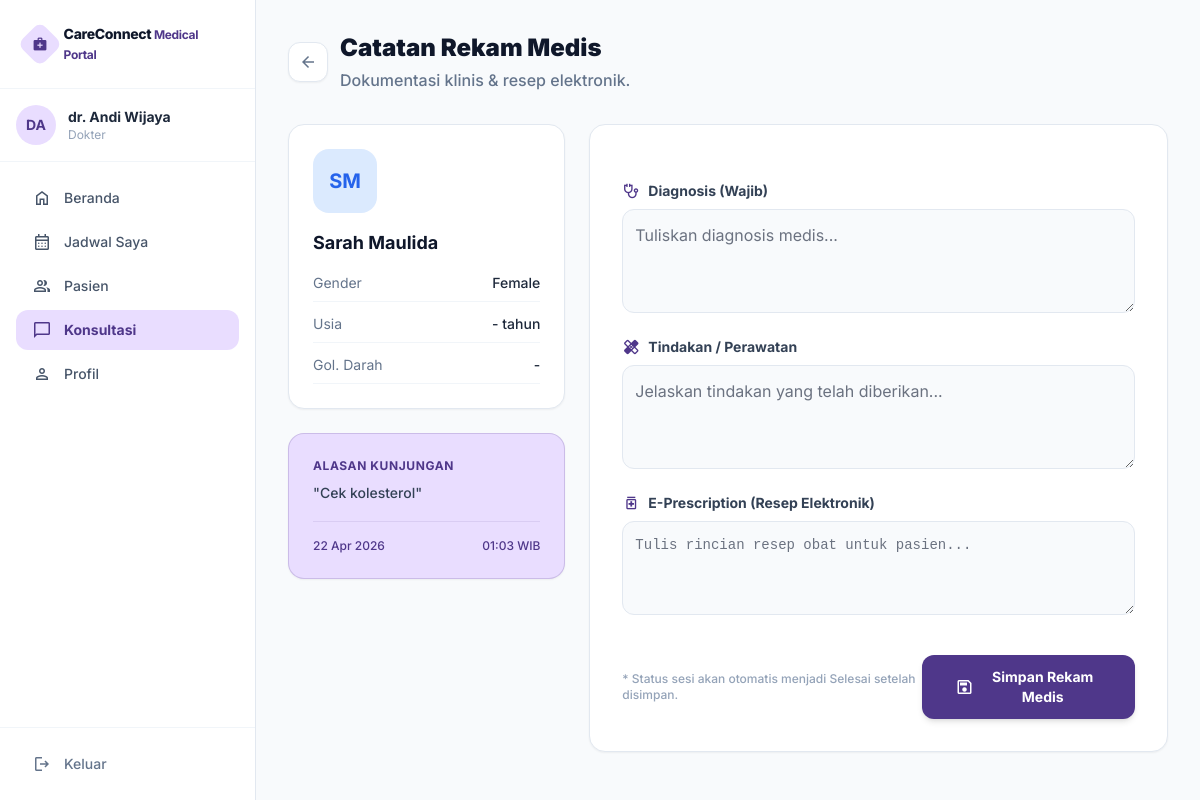
/public/doctor/rekam_medis.php?appt_id=3 (signed in), run on the app's committed database.
### tables this page shows
CREATE TABLE IF NOT EXISTS appointments (
    id              BIGINT UNSIGNED AUTO_INCREMENT PRIMARY KEY,
    patient_id      BIGINT UNSIGNED NOT NULL,
    doctor_id       BIGINT UNSIGNED NOT NULL,
    scheduled_at    DATETIME        NOT NULL,
    duration_min    SMALLINT        NOT NULL DEFAULT 30,
    type            VARCHAR(60)     NOT NULL DEFAULT 'Initial Consult',
    status          ENUM('waiting','in_session','finished','cancelled') NOT NULL DEFAULT 'waiting',
    reason          TEXT,
    notes           TEXT,
    created_at      DATETIME NOT NULL DEFAULT CURRENT_TIMESTAMP,
    FOREIGN KEY (patient_id) REFERENCES users(id) ON DELETE CASCADE,
    FOREIGN KEY (doctor_id)  REFERENCES users(id) ON DELETE CASCADE,
    INDEX idx_patient (patient_id),
    INDEX idx_doctor  (doctor_id),
    INDEX idx_scheduled (scheduled_at)
);

CREATE TABLE IF NOT EXISTS users (
    id              BIGINT UNSIGNED AUTO_INCREMENT PRIMARY KEY,
    name            VARCHAR(150)    NOT NULL,
    email           VARCHAR(255)    NOT NULL UNIQUE,
    password_hash   VARCHAR(255)    NOT NULL,
    role            ENUM('patient','doctor','admin') NOT NULL DEFAULT 'patient',
    is_active       TINYINT(1)      NOT NULL DEFAULT 1,
    email_verified  TINYINT(1)      NOT NULL DEFAULT 0,
    created_at      DATETIME        NOT NULL DEFAULT CURRENT_TIMESTAMP,
    updated_at      DATETIME        NOT NULL DEFAULT CURRENT_TIMESTAMP ON UPDATE CURRENT_TIMESTAMP,
    INDEX idx_role (role),
    INDEX idx_email (email)
);

CREATE TABLE IF NOT EXISTS patient_profiles (
    id          BIGINT UNSIGNED AUTO_INCREMENT PRIMARY KEY,
    user_id     BIGINT UNSIGNED NOT NULL UNIQUE,
    nik         VARCHAR(20),
    birth_date  DATE,
    gender      ENUM('male','female','other'),
    phone       VARCHAR(20),
    address     TEXT,
    blood_type  VARCHAR(5),
    created_at  DATETIME NOT NULL DEFAULT CURRENT_TIMESTAMP,
    FOREIGN KEY (user_id) REFERENCES users(id) ON DELETE CASCADE
);

### includes/auth.php (called while the page is built, shortened)
<?php
function current_user(): array
{
    return [
        'id'    => $_SESSION['user_id']    ?? null,
        'name'  => $_SESSION['user_name']  ?? '',
        'email' => $_SESSION['user_email'] ?? '',
        'role'  => $_SESSION['user_role']  ?? '',
    ];
}

### includes/security.php (called while the page is built, shortened)
<?php
function e(string $s): string
{
    return htmlspecialchars($s, ENT_QUOTES | ENT_HTML5, 'UTF-8');
}

### public/doctor/rekam_medis.php (the view, shortened to what this page needs)
<?php
require_once __DIR__ . '/../../includes/functions.php';
$user = current_user();
$pdo  = db();
$apptId = (int) ($_GET['appt_id'] ?? 0);
$stmt = $pdo->prepare(
    "SELECT a.*, p.name AS patient_name, pp.gender, pp.birth_date, pp.blood_type
     FROM appointments a
     JOIN users p ON p.id = a.patient_id
     LEFT JOIN patient_profiles pp ON pp.user_id = p.id
     WHERE a.id = ? AND a.doctor_id = ?"
);
$stmt->execute([$apptId, $user['id']]);
$appt = $stmt->fetch();
$stmt2 = $pdo->prepare("SELECT * FROM medical_records WHERE appointment_id = ? LIMIT 1");
$stmt2->execute([$apptId]);
$record = $stmt2->fetch() ?: [];
$age = $appt['birth_date'] ? date_diff(date_create($appt['birth_date']), date_create('now'))->y : '-';
?>
<!DOCTYPE html>
<html lang="id">
<head>
<?= tailwind_cdn() ?>
</head>
<body class="bg-slate-50 text-slate-800 antialiased min-h-screen flex">
  <aside class="w-64 bg-white border-r border-slate-200 flex-shrink-0 flex-col hidden md:flex">
    <div class="p-6 border-b border-slate-100">
      <div class="flex items-center gap-2">
        <div class="w-8 h-8 bg-primary-fixed flex items-center justify-center rounded-lg transform rotate-45">
          <span class="material-symbols-outlined text-primary transform -rotate-45 text-[16px]" style="font-variation-settings:'FILL' 1;">medical_services</span>
        </div>
        <span class="font-extrabold tracking-tight text-slate-900 text-sm">CareConnect <span class="text-primary text-xs font-bold">Medical Portal</span></span>
      </div>
    </div>
    <div class="p-4 border-b border-slate-100">
      <div class="flex items-center gap-3">
        <div class="w-10 h-10 bg-primary-fixed text-primary rounded-full flex items-center justify-center font-bold text-sm">
          <?= e(initials($user['name'])) ?>
        </div>
        <div>
          <p class="text-sm font-bold text-slate-800"><?= e($user['name']) ?></p>
          <p class="text-xs text-slate-400">Dokter</p>
        </div>
      </div>
    </div>
    <nav class="flex-1 p-4 space-y-1">
      <?php
      $navItems = [
        ['icon'=>'home',         'label'=>'Beranda',       'href'=>'dashboard.php', 'active'=>false],
        ['icon'=>'calendar_month','label'=>'Jadwal Saya',  'href'=>'jadwal.php',    'active'=>false],
        ['icon'=>'group',        'label'=>'Pasien',        'href'=>'#',             'active'=>false],
        ['icon'=>'chat_bubble',  'label'=>'Konsultasi',    'href'=>'#',             'active'=>true],
        ['icon'=>'person',       'label'=>'Profil',        'href'=>'#',             'active'=>false],
      ];
      foreach ($navItems as $item):
        $cls = $item['active']
          ? 'bg-primary-fixed text-primary font-bold'
          : 'text-slate-600 hover:bg-slate-100 hover:text-slate-800 font-medium';
      ?>
      <a href="<?= e($item['href']) ?>" class="flex items-center gap-3 px-4 py-2.5 rounded-xl transition-colors text-sm <?= $cls ?>">
        <span class="material-symbols-outlined text-[20px]"><?= $item['icon'] ?></span>
        <?= e($item['label']) ?>
      </a>
      <?php endforeach; ?>
    </nav>
    <div class="p-4 border-t border-slate-100">
      <a href="<?= APP_URL ?>/doctor/logout.php"
         class="flex items-center gap-3 px-4 py-2.5 rounded-xl text-sm font-medium text-slate-500 hover:bg-red-50 hover:text-red-600 transition-colors">
        <span class="material-symbols-outlined text-[20px]">logout</span>
        Keluar
      </a>
    </div>
  </aside>
  <main class="flex-1 overflow-auto p-6 lg:p-8">
    <div class="mb-8 flex items-center gap-3">
        <a href="jadwal.php" class="w-10 h-10 bg-white border border-slate-200 rounded-xl flex items-center justify-center text-slate-500 hover:text-primary hover:border-primary-light transition-colors shadow-sm">
        <span class="material-symbols-outlined text-[20px]">arrow_back</span>
        </a>
        <div>
        <h1 class="text-2xl font-black text-slate-900">Catatan Rekam Medis</h1>
        <p class="text-slate-500 font-medium mt-1">Dokumentasi klinis & resep elektronik.</p>
        </div>
    </div>
    <div class="grid lg:grid-cols-3 gap-6">
        <div class="lg:col-span-1 space-y-6">
            <div class="bg-white rounded-2xl border border-slate-200 p-6 shadow-sm">
                <div class="w-16 h-16 bg-blue-100 text-blue-600 rounded-2xl flex items-center justify-center font-bold text-xl mb-4">
                    <?= e(initials($appt['patient_name'])) ?>
                </div>
                <h2 class="text-lg font-bold text-slate-900"><?= e($appt['patient_name']) ?></h2>
                <div class="mt-4 space-y-3 text-sm">
                    <div class="flex justify-between border-b border-slate-100 pb-2">
                        <span class="text-slate-500">Gender</span>
                        <span class="font-medium text-slate-800 capitalize"><?= e($appt['gender'] ?? '-') ?></span>
                    </div>
                    <div class="flex justify-between border-b border-slate-100 pb-2">
                        <span class="text-slate-500">Usia</span>
                        <span class="font-medium text-slate-800"><?= $age ?> tahun</span>
                    </div>
                    <div class="flex justify-between border-b border-slate-100 pb-2">
                        <span class="text-slate-500">Gol. Darah</span>
                        <span class="font-medium text-slate-800 uppercase"><?= e($appt['blood_type'] ?? '-') ?></span>
                    </div>
                </div>
            </div>
            <div class="bg-primary-fixed border border-primary/20 rounded-2xl p-6 shadow-sm">
                <h3 class="text-xs font-bold text-primary uppercase tracking-wider mb-2">Alasan Kunjungan</h3>
                <p class="text-sm text-slate-700 font-medium leading-relaxed">
                    "<?= e($appt['reason'] ?: 'Tidak ada keluhan spesifik dicantumkan.') ?>"
                </p>
                <div class="mt-4 pt-4 border-t border-primary/10 flex justify-between items-center text-xs font-medium text-primary">
                    <span><?= format_date($appt['scheduled_at'], 'd M Y') ?></span>
                    <span><?= date('H:i', strtotime($appt['scheduled_at'])) ?> WIB</span>
                </div>
            </div>
        </div>
        <div class="lg:col-span-2">
            <div class="bg-white rounded-2xl border border-slate-200 shadow-sm p-6 md:p-8">
                <form method="POST" class="space-y-6">
                    <div class="flex flex-col gap-2">
                        <label class="text-sm font-bold text-slate-700 flex items-center gap-2">
                            <span class="material-symbols-outlined text-primary text-[18px]">stethoscope</span>
                            Diagnosis (Wajib)
                        </label>
                        <textarea name="diagnosis" rows="3" required placeholder="Tuliskan diagnosis medis..." class="w-full p-3 bg-slate-50 border border-slate-200 rounded-xl text-slate-800 focus:outline-none focus:border-primary focus:ring-2 focus:ring-primary/20 leading-relaxed"><?= e($_POST['diagnosis'] ?? $record['diagnosis'] ?? '') ?></textarea>
                    </div>
                    <div class="flex flex-col gap-2">
                        <label class="text-sm font-bold text-slate-700 flex items-center gap-2">
                            <span class="material-symbols-outlined text-primary text-[18px]">healing</span>
                            Tindakan / Perawatan
                        </label>
                        <textarea name="treatment" rows="3" placeholder="Jelaskan tindakan yang telah diberikan..." class="w-full p-3 bg-slate-50 border border-slate-200 rounded-xl text-slate-800 focus:outline-none focus:border-primary focus:ring-2 focus:ring-primary/20 leading-relaxed"><?= e($_POST['treatment'] ?? $record['treatment'] ?? '') ?></textarea>
                    </div>
                    <div class="flex flex-col gap-2">
                        <label class="text-sm font-bold text-slate-700 flex items-center gap-2">
                            <span class="material-symbols-outlined text-primary text-[18px]">medication</span>
                            E-Prescription (Resep Elektronik)
                        </label>
                        <textarea name="prescription" rows="3" placeholder="Tulis rincian resep obat untuk pasien..." class="w-full p-3 bg-slate-50 border border-slate-200 rounded-xl text-slate-800 focus:outline-none focus:border-primary focus:ring-2 focus:ring-primary/20 font-mono text-sm leading-relaxed"><?= e($_POST['prescription'] ?? $record['prescription'] ?? '') ?></textarea>
                    </div>
                    <div class="pt-4 flex items-center justify-between">
                        <p class="text-xs text-slate-400 font-medium">* Status sesi akan otomatis menjadi Selesai setelah disimpan.</p>
                        <button type="submit" class="inline-flex items-center gap-2 bg-primary text-white px-8 py-3 rounded-xl font-bold text-sm hover:bg-primary-light transition-colors shadow-md active:scale-95">
                            <span class="material-symbols-outlined text-[20px]">save</span>
                            <?= empty($record) ? 'Simpan Rekam Medis' : 'Perbarui Rekam Medis' ?>
                        </button>
                    </div>
                </form>
            </div>
        </div>
    </div>
  </main>
</body>
</html>

### public/doctor/rekam_medis.php (style rules this page uses)
body { font-family: 'Inter', sans-serif; }

### data on the page
appointments: patient.name "SM", patient.name "Sarah Maulida", patient_profiles.gender "Female", patient_profiles.birth_date "-", patient_profiles.blood_type "-", reason "Cek kolesterol", scheduled_at "22 Apr 2026", scheduled_at "01:03"

### other printed values
initials($user['name']) "DA"
$user['name'] "dr. Andi Wijaya"
$item['label'] "Beranda"
$item['label'] "Jadwal Saya"
$item['label'] "Pasien"
$item['label'] "Konsultasi"
$item['label'] "Profil"
